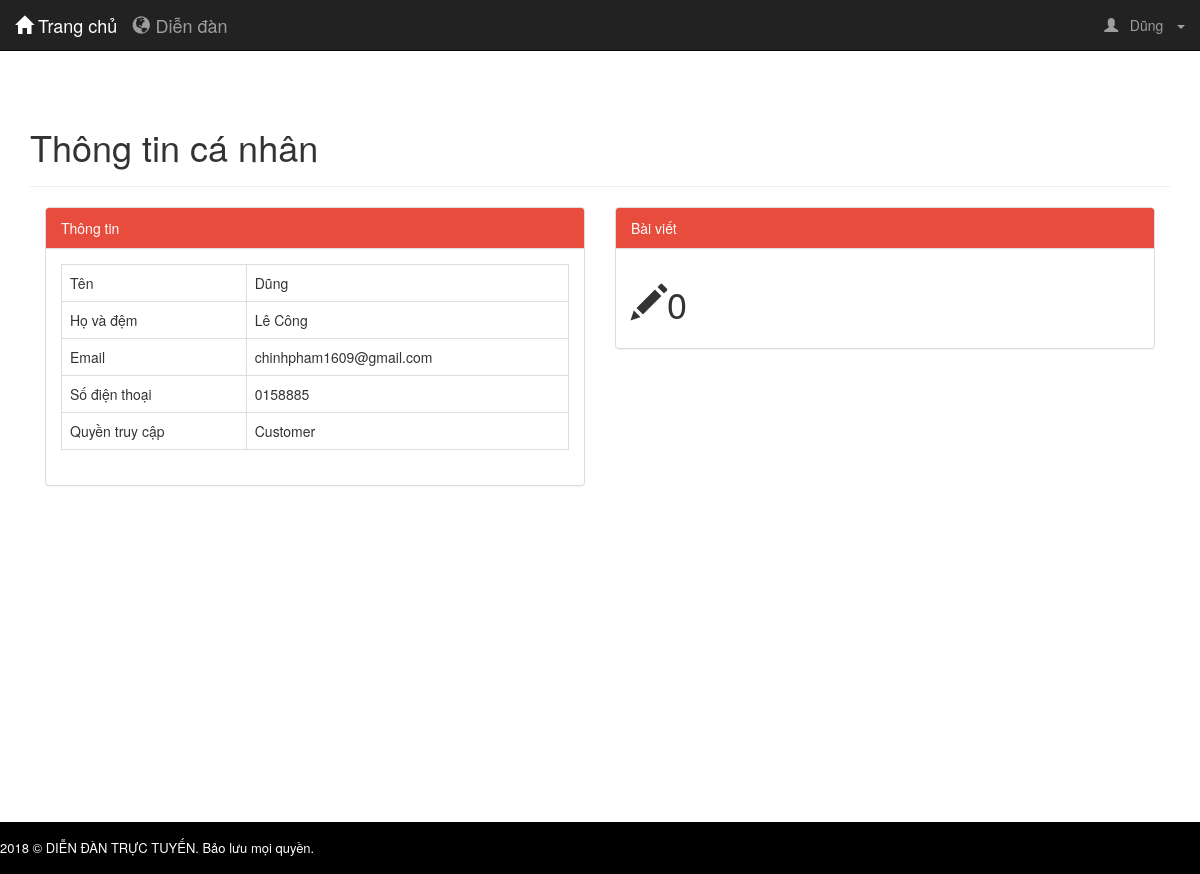
/Sources/officialforum/index.php?controller=detail&action=personalDetail (signed in), run on the app's committed database.
### tables this page shows
CREATE TABLE `users` (
  `id` int(11) NOT NULL,
  `firstname` varchar(32) NOT NULL,
  `lastname` varchar(32) NOT NULL,
  `email` varchar(64) NOT NULL,
  `contact_number` varchar(64) NOT NULL,
  `address` text NOT NULL,
  `password` varchar(512) NOT NULL,
  `access_level` varchar(16) NOT NULL,
  `access_code` text NOT NULL,
  `status` int(11) NOT NULL COMMENT '0=pending,1=confirmed',
  `created` datetime NOT NULL,
  `modified` timestamp NOT NULL DEFAULT CURRENT_TIMESTAMP ON UPDATE CURRENT_TIMESTAMP
);

### Sources/officialforum/models/user.php (called while the page is built, shortened)
<?php
class User{
    public static function readDetail($id){
        $database = new Database();
        $db = $database->getConnection();
        $list = [];
        $query = "SELECT * FROM users WHERE id = :id";
        $stmt = $db->prepare( $query );
        $stmt->execute(array('id' => $id));
        foreach ($stmt->fetchAll() as $detail){
            $array = array($detail['firstname'], $detail['lastname'], $detail['email'], $detail['contact_number'], $detail['access_level']);
            $list[] = $array;
        }
        return $list;
    }
}

### Sources/officialforum/controllers/detail_controller.php (called while the page is built, shortened)
<?php
	require_once 'models/user.php';
	require_once 'models/post.php';
	class DetailController extends BaseController
	{
	  	public function personalDetail()
	  	{
	  		$detail = User::readDetail($_SESSION['user_id']);
	  		$countPostsUser = Post::countPostsUser($_SESSION['user_id']);
	  		$data = array('detail' => $detail, 'countPostsUser'=>$countPostsUser);
	  		$this->render('personal_detail', $data);
	  	}
	}
 ?>

### Sources/officialforum/routes.php (called while the page is built, shortened)
<?php
	$controller = new $klass;
	$controller->$action();
 ?>

### Sources/officialforum/index.php (called while the page is built, shortened)
<?php
	require_once('routes.php');
 ?>

### Sources/officialforum/models/post.php (called while the page is built, shortened)
<?php
class Post
{
    public static function countPostsUser($id){
    	$database = new Database();
		$db = $database->getConnection();
		$query = "SELECT post_id FROM posts WHERE id = :id";
		$stmt = $db->prepare($query);
		$stmt->execute(array('id' => $id));
		$countPostsUser = $stmt->rowCount();
		return $countPostsUser;
    }
}
 ?>

### Sources/officialforum/views/information/personal_detail.php (the view, shortened to what this page needs)
<?php
	foreach ($detail as $detail) {
		$firstname = $detail[0];
		$lastname = $detail[1];
		$email = $detail[2];
		$contact_number = $detail[3];
		$access_level = $detail[4];
?>
	<div class="col-sm-6">
		<div class="panel panel-default">
			<div class="panel-heading" id="detail-User-Info">Thông tin</div>
    		<div class="panel-body">
    			<table class="table table-bordered">
					<tr>
						<td>Tên</td>
						<td><?php echo $firstname; ?></td>
					</tr>
					<tr>
						<td>Họ và đệm</td>
						<td><?php echo $lastname; ?></td>
					</tr>
					<tr>
						<td>Email</td>
						<td><?php echo $email; ?></td>
					</tr>
					<tr>
						<td>Số điện thoại</td>
						<td><?php echo $contact_number; ?></td>
					</tr>
					<tr>
						<td>Quyền truy cập</td>
						<td><?php echo $access_level; ?></td>
					</tr>
				</table>
    		</div>
		</div>
	</div>
	<div class="col-sm-6">
		<div class="panel panel-default">
			<div class="panel-heading" id="detail-User-Post">Bài viết</div>
			<div class="panel-body"><h1><span class="glyphicon glyphicon-pencil"></span><?php echo $countPostsUser; ?></h1></div>
		</div>
	</div>
<?php
	}
 ?>

### Sources/officialforum/libs/css/customer.css (style rules this page uses)
#detail-User-Post { background-color: #e74c3c; color: white; }
#detail-User-Info { background-color: #e74c3c; color: white; }

### data on the page
users: firstname "Dũng", lastname "Lê Công", email "chinhpham1609@gmail.com", contact_number "0158885", access_level "Customer"

### other printed values
$_SESSION['firstname'] "Dũng"
$page_title "Thông tin cá nhân"
